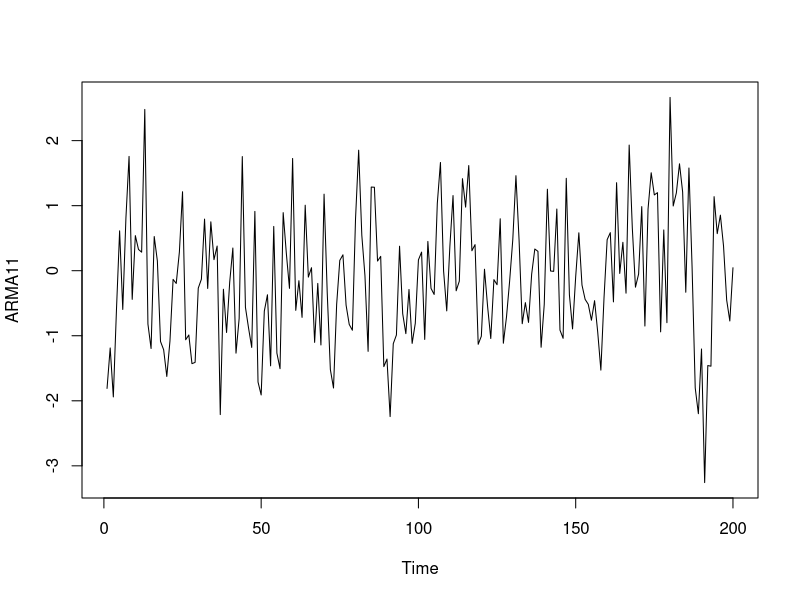
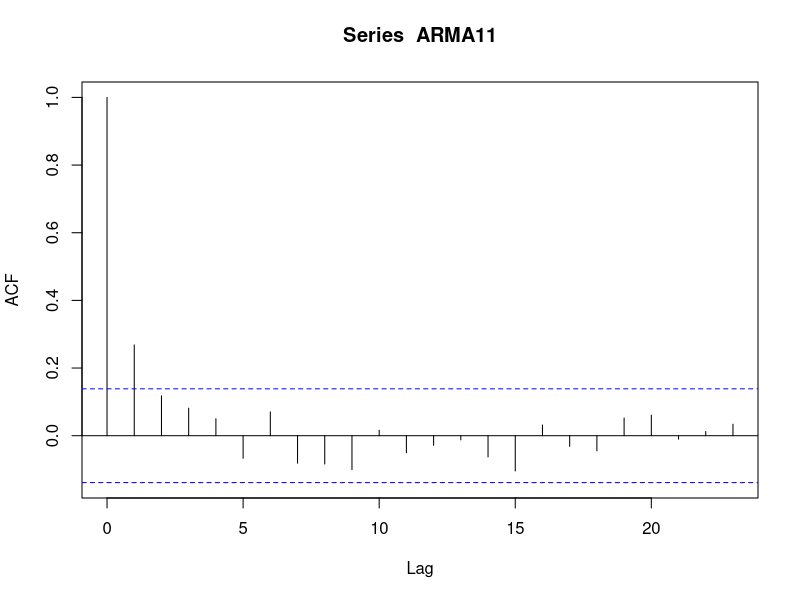
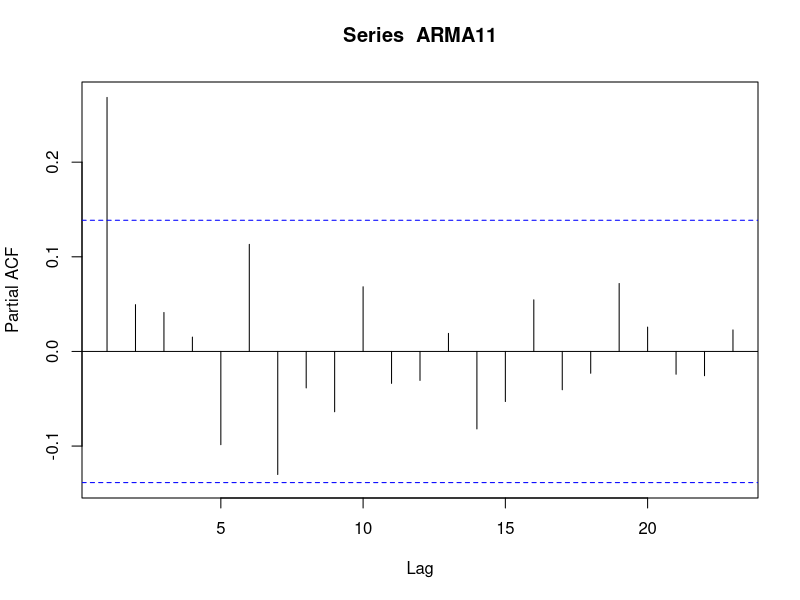

Write the R code that produced these figures, in order.

set.seed(25)
ARMA11<-arima.sim(n=200,list(order=c(1,0,1),ar=0.5,ma=-0.2))
plot(ARMA11)
acf(ARMA11)
pacf(ARMA11)
#pacf(arima.sim(n=200,list(order=c(1,0,1),ar=0.5,ma=-0.2)),lag=20)
